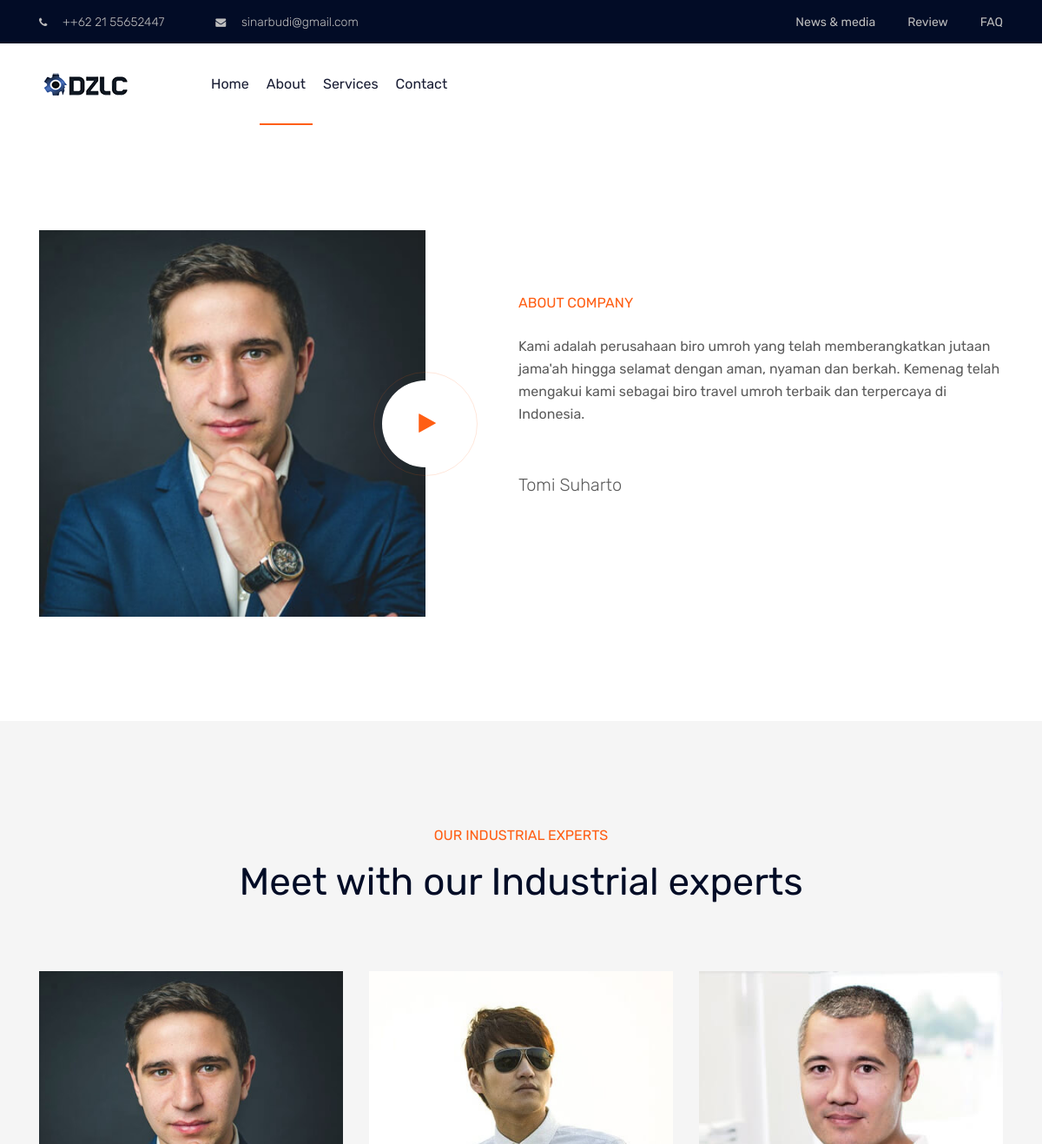
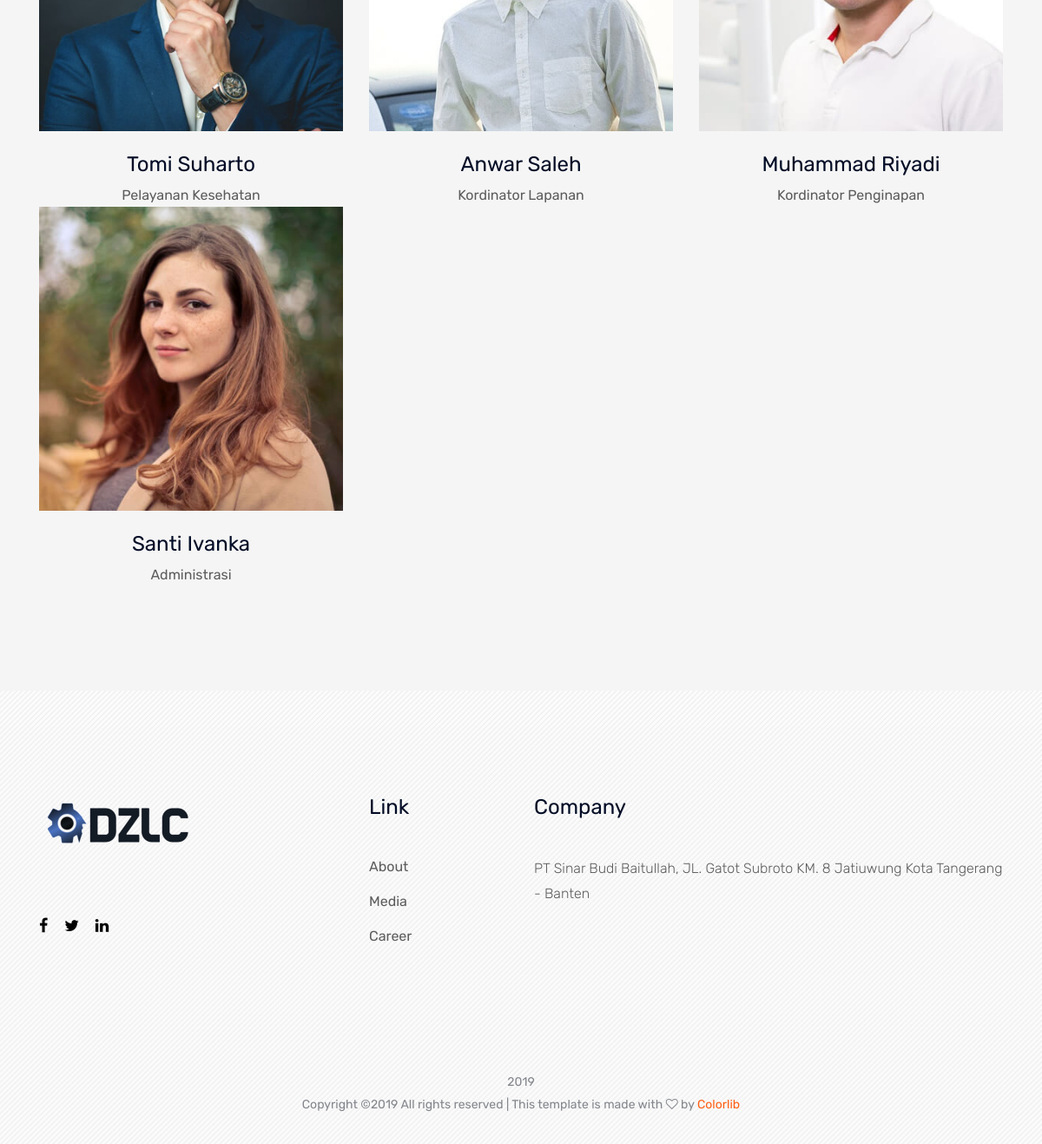
/index.php/web/about, run on the app's committed database (2 pictures, top to bottom).
### tables this page shows
CREATE TABLE `tbl_company` (
  `id` int(50) NOT NULL,
  `address` varchar(255) DEFAULT NULL,
  `phone` varchar(255) DEFAULT NULL,
  `email` varchar(255) DEFAULT NULL,
  `description` varchar(255) DEFAULT NULL,
  `instagram` varchar(100) NOT NULL,
  `facebook` varchar(100) NOT NULL,
  `twitter` varchar(100) NOT NULL,
  `google` varchar(100) NOT NULL,
  `linked` varchar(100) NOT NULL,
  `tabel` varchar(20) NOT NULL,
  `page` varchar(20) NOT NULL
);

CREATE TABLE `tbl_team` (
  `id` int(10) NOT NULL,
  `name` varchar(100) NOT NULL,
  `job` varchar(100) NOT NULL,
  `twitter` varchar(100) NOT NULL,
  `facebook` varchar(100) NOT NULL,
  `google` varchar(10) NOT NULL,
  `linked` varchar(100) NOT NULL,
  `url_img` varchar(20) NOT NULL
);

### application/libraries/Template.php (called while the page is built)
<?php if ( ! defined('BASEPATH')) exit('No direct script access allowed');
class Template {
		var $template_data = array();
		function set($name, $value)
		{
			$this->template_data[$name] = $value;
		}
		function load($template = '', $view = '' , $view_data = array(), $return = FALSE)
		{
			$this->CI =& get_instance();
			$this->set('contents', $this->CI->load->view($view, $view_data, TRUE));
			return $this->CI->load->view($template, $this->template_data, $return);
		}
}

### application/controllers/Web.php (called while the page is built, shortened)
<?php defined('BASEPATH') OR exit('No direct script access allowed');
class Web extends CI_Controller
{
	public function about()
	{
		$data['team'] 		= $this->m_main->select_limit('tbl_team','row', '1');
		$data['list_team'] 	= $this->m_main->select_all('tbl_team','result');
		$data['company'] 	= $this->m_main->get_where('tbl_company','row','id = 1');
		$data['title'] 	 	= "About | ";
		$this->template->load('front-end/template','front-end/v_about',$data);
	}
}

### index.php (called while the page is built, shortened)
<?php
require_once BASEPATH.'core/CodeIgniter.php';

### application/models/M_main.php (called while the page is built, shortened)
<?php
class M_main extends CI_Model
{
    public function select_all($table, $res)
    {
        $rest = $this->db->get($table);
        return $this->__res($rest, $res);
    }
    public function get_where($table, $res, $where)
    {
        $this->db->where($where);
        $rest = $this->db->get($table);
        return $this->__res($rest, $res);
    }
    public function select_limit($table, $res, $limit)
    {
        $this->db->limit($limit);
        $rest = $this->db->get($table);
        return $this->__res($rest, $res);
    }
    public function __res($rest, $res)
    {
        switch ($res) {
            case 'row':
                $result = $rest->row();
                break;
            case 'result':
                $result = $rest->result();
                break;
        }
        return $result;
    }
}

### application/views/front-end/v_about.php (the view, shortened to what this page needs)
<?php if(!empty($team)) { ?>
<div class="about-area section-padding">
    <div class="container">
        <div class="row align-items-center">
            <div class="col-xl-5 col-md-12 col-lg-6">
                <div class="about-thumb">
                    <img src="<?= base_url('assets/img/team/').$team->url_img?>" alt="">
                    <a class="video-icon popup-video" href="<?= $company->video?>">
                        <i class="fa fa-play"></i>
                    </a>
                </div>
            </div>
            <div class="col-xl-7 col-md-12 col-lg-6">
                <div class="section-title mb-65">
                    <span>About Company</span>
                    <p class="para-text">
                        <?= $company->description ?>
                    </p>
                    <div class="name">
                        <p class="lead"><?= $team->name?></p>
                    </div>
                </div>
            </div>
        </div>
    </div>
</div>
<?php } ?>
<div class="team-area section-padding gray-bg">
    <div class="container">
        <div class="row align-items-center justify-content-center">
            <div class="section-title text-center mb-65">
                <span>OUR INDUSTRIAL EXPERTS</span>
                <h3>Meet with our Industrial experts</h3>
            </div>
        </div>
        <div class="row">
        <?php foreach ($list_team as $key => $value) { ?>
            <div class="col-xl-4 col-lg-4 col-md-6">
                <div class="single-team">
                    <div class="team-thumb">
                        <img src="<?= base_url('assets/img/team/').$value->url_img?>" alt="">
                    </div>
                    <div class="team-info text-center">
                        <h3><?= $value->name?></h3>
                        <p><?= $value->job?></p>
                    </div>
                </div>
            </div>
        <?php } ?>
        </div>
    </div>
</div>

### application/views/front-end/template.php (shortened to what this page needs)
<!doctype html>
<html class="no-js" lang="zxx">
<head>
    <link rel="stylesheet" href="<?= base_url('template/css/')?>bootstrap.min.css">
    <link rel="stylesheet" href="<?= base_url('template/css/')?>owl.carousel.min.css">
    <link rel="stylesheet" href="<?= base_url('template/css/')?>magnific-popup.css">
    <link rel="stylesheet" href="<?= base_url('template/css/')?>font-awesome.min.css">
    <link rel="stylesheet" href="<?= base_url('template/css/')?>themify-icons.css">
    <link rel="stylesheet" href="<?= base_url('template/css/')?>nice-select.css">
    <link rel="stylesheet" href="<?= base_url('template/css/')?>flaticon.css">
    <link rel="stylesheet" href="<?= base_url('template/css/')?>animate.css">
    <link rel="stylesheet" href="<?= base_url('template/css/')?>slicknav.css">
    <link rel="stylesheet" href="<?= base_url('template/css/')?>style.css">
</head>
<body>
    <header>
        <div class="header-area ">
            <div class="header-top black-bg d-none d-md-block">
                <div class="container">
                    <div class="row">
                        <div class="col-xl-6 col-md-6 col-lg-6">
                            <div class="header-contact">
                                <a href="#"><i class="fa fa-phone"></i> +<?= $company->phone?></a>
                                <a href="#"><i class="fa fa-envelope"></i> <?= $company->email?></a>
                            </div>
                        </div>
                        <div class="col-xl-6 col-md-6 col-lg-6">
                            <div class="header-top-menu">
                                <nav>
                                    <ul>
                                        <li><a href="#">News & media</a></li>
                                        <li><a href="#">Review</a></li>
                                        <li><a href="#">FAQ</a></li>
                                    </ul>
                                </nav>
                            </div>
                        </div>
                    </div>
                </div>
            </div>
            <div id="sticky-header" class="main-header-area white-bg">
                <div class="container">
                    <div class="row align-items-center">
                        <div class="col-xl-2 col-lg-2">
                            <div class="logo-img">
                                <a href="<?= base_url()?>">
                                    <img src="<?= base_url('template/img/')?>logo.png" alt="">
                                </a>
                            </div>
                        </div>
                        <div class="col-xl-7 col-lg-10">
                            <div class="main-menu d-none d-lg-block">
                                <nav>
                                    <ul id="navigation">
                                        <li><a <?php if(!$this->uri->segment(1)) echo "class='active'"; ?> href="<?= base_url()?>">Home</a></li>
                                        <li><a <?php if($this->uri->segment(2) == 'about') echo "class='active'"; ?> href="<?= base_url('web/about')?>">About</a></li>
                                        <li><a <?php if($this->uri->segment(2) == 'service') echo "class='active'"; ?> href="<?= base_url('web/service')?>">Services</a></li>
                                        <li><a <?php if($this->uri->segment(2) == 'contact') echo "class='active'"; ?> href="<?= base_url('web/contact')?>">Contact</a></li>
                                    </ul>
                                </nav>
                            </div>
                        </div>
                        <div class="col-12">
                        </div>
                    </div>
                </div>
            </div>
        </div>
    </header>
<?= $contents?>
    <footer class="footer-area ">
        <div class="container">
            <div class="row justify-content-between">
                <div class="col-sm-6 col-md-3 col-xl-4">
                    <div class="single-footer-widget footer_1">
                        <a href="<?= base_url()?>"> <img src="<?= base_url('template/img/')?>footer-logo.png" alt=""> </a>
                        <div class="social-links">
                            <ul>
                                <li><a href="#"> <i class="fa fa-facebook"></i> </a></li>
                                <li><a href="#"> <i class="fa fa-twitter"></i> </a></li>
                                <li><a href="#"> <i class="fa fa-linkedin"></i> </a></li>
                            </ul>
                        </div>
                    </div>
                </div>
                <div class="col-sm-6 col-md-2 col-xl-2">
                    <div class="single-footer-widget">
                        <h4>Link</h4>
                        <ul>
                            <li><a href="<?= base_url('web/about')?>">About</a></li>
                            <li><a href="#">Media</a></li>
                            <li><a href="<?= base_url('web/career')?>">Career</a></li>
                        </ul>
                    </div>
                </div>
                <div class="col-sm-6 col-md-3 col-xl-6">
                    <div class="single-footer-widget footer_icon">
                        <h4>Company</h4>
                        <div class="office-location">
                            <ul>
                                <li>
                                    <p><?= $company->address?></p>
                                </li>
                            </ul>
                        </div>
                    </div>
                </div>
            </div>
        </div>
        <div class="container-fluid">
            <div class="row justify-content-center">
                <div class="col-lg-12">
                    <div class="copyright_part_text text-center">
                        <p class="footer-text m-0">
                            <?= strtoupper($company->nama) ?> 2019
                        </p>
                        <p class="footer-text m-0">
                            Copyright &copy;<script>document.write(new Date().getFullYear());</script> All rights reserved | This template is made with <i class="fa fa-heart-o" aria-hidden="true"></i>
                            by <a href="https://colorlib.com" target="_blank">Colorlib</a>
                        </p>
                    </div>
                </div>
            </div>
        </div>
    </footer>
</body>
</html>

### data on the page
tbl_company: phone "+62 21 55652447", email "sinarbudi@gmail.com", description "Kami adalah perusahaan biro umroh yang telah memberangkatkan jutaan jama'ah hingga selamat dengan aman, nyaman dan berkah. Kemenag telah mengakui kami sebagai biro travel umroh terbaik dan terpercaya di Indonesia.", address "PT Sinar Budi Baitullah, JL. Gatot Subroto KM. 8 Jatiuwung Kota Tangerang - Banten"
tbl_team: url_img (picture), name "Tomi Suharto", job "Pelayanan Kesehatan"
tbl_team: url_img (picture), name "Anwar Saleh", job "Kordinator Lapanan"
tbl_team: url_img (picture), name "Muhammad Riyadi", job "Kordinator Penginapan"
tbl_team: url_img (picture), name "Santi Ivanka", job "Administrasi"
